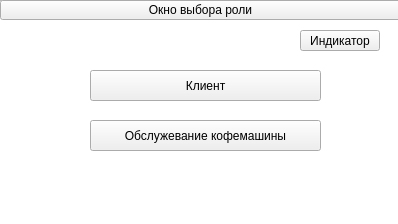
<?xml version="1.0" encoding="UTF-8"?>
<ui version="4.0">
 <class>Roli</class>
 <widget class="QWidget" name="Roli">
  <property name="geometry">
   <rect>
    <x>0</x>
    <y>0</y>
    <width>398</width>
    <height>224</height>
   </rect>
  </property>
  <property name="windowTitle">
   <string>Form</string>
  </property>
  <widget class="QPushButton" name="openServiceButton">
   <property name="geometry">
    <rect>
     <x>90</x>
     <y>120</y>
     <width>231</width>
     <height>31</height>
    </rect>
   </property>
   <property name="text">
    <string>Обслужевание кофемашины</string>
   </property>
  </widget>
  <widget class="QPushButton" name="openClientButton">
   <property name="geometry">
    <rect>
     <x>90</x>
     <y>70</y>
     <width>231</width>
     <height>31</height>
    </rect>
   </property>
   <property name="text">
    <string>Клиент</string>
   </property>
  </widget>
  <widget class="QPushButton" name="pushButton_3">
   <property name="geometry">
    <rect>
     <x>300</x>
     <y>30</y>
     <width>80</width>
     <height>21</height>
    </rect>
   </property>
   <property name="text">
    <string>Индикатор</string>
   </property>
  </widget>
  <widget class="QPushButton" name="pushButton">
   <property name="geometry">
    <rect>
     <x>0</x>
     <y>0</y>
     <width>401</width>
     <height>20</height>
    </rect>
   </property>
   <property name="text">
    <string>Окно выбора роли</string>
   </property>
  </widget>
  <widget class="QListView" name="listView">
   <property name="geometry">
    <rect>
     <x>-10</x>
     <y>0</y>
     <width>411</width>
     <height>231</height>
    </rect>
   </property>
  </widget>
  <zorder>listView</zorder>
  <zorder>openServiceButton</zorder>
  <zorder>openClientButton</zorder>
  <zorder>pushButton_3</zorder>
  <zorder>pushButton</zorder>
 </widget>
 <resources/>
 <connections/>
</ui>
